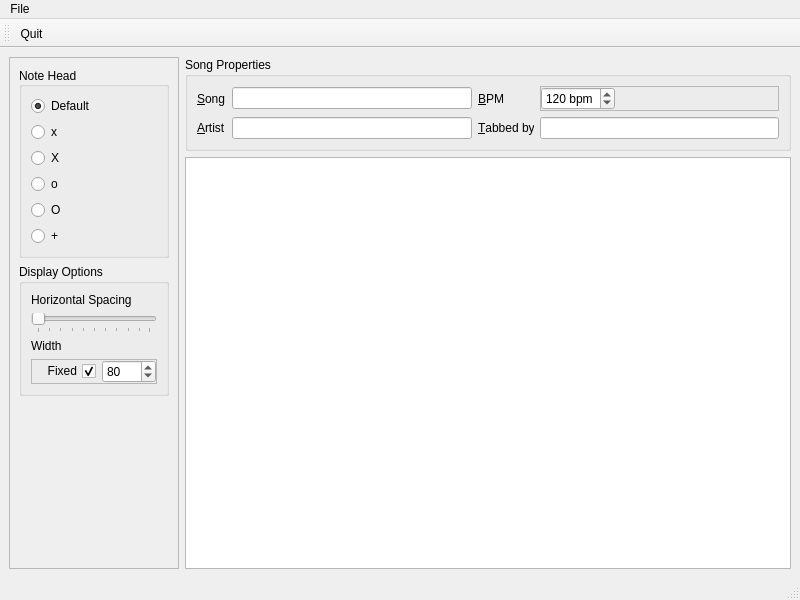
<?xml version="1.0" encoding="UTF-8"?>
<ui version="4.0">
 <class>DrumBurpWindow</class>
 <widget class="QMainWindow" name="DrumBurpWindow">
  <property name="geometry">
   <rect>
    <x>0</x>
    <y>0</y>
    <width>800</width>
    <height>600</height>
   </rect>
  </property>
  <property name="windowTitle">
   <string>DrumBurp</string>
  </property>
  <property name="animated">
   <bool>true</bool>
  </property>
  <widget class="QWidget" name="centralwidget">
   <layout class="QGridLayout" name="gridLayout_2">
    <item row="0" column="0" rowspan="2">
     <widget class="QFrame" name="frame">
      <property name="frameShape">
       <enum>QFrame::StyledPanel</enum>
      </property>
      <property name="frameShadow">
       <enum>QFrame::Raised</enum>
      </property>
      <layout class="QVBoxLayout" name="verticalLayout_2">
       <item>
        <widget class="QGroupBox" name="groupBox">
         <property name="layoutDirection">
          <enum>Qt::LeftToRight</enum>
         </property>
         <property name="title">
          <string>Note Head</string>
         </property>
         <property name="alignment">
          <set>Qt::AlignLeading|Qt::AlignLeft|Qt::AlignVCenter</set>
         </property>
         <layout class="QVBoxLayout" name="verticalLayout">
          <item>
           <widget class="RadioButtonTeller" name="RadioButtonTeller">
            <property name="text">
             <string>Default</string>
            </property>
            <property name="checked">
             <bool>true</bool>
            </property>
           </widget>
          </item>
          <item>
           <widget class="RadioButtonTeller" name="RadioButtonTeller_2">
            <property name="text">
             <string>x</string>
            </property>
            <property name="buttonValue" stdset="0">
             <string>x</string>
            </property>
           </widget>
          </item>
          <item>
           <widget class="RadioButtonTeller" name="RadioButtonTeller_3">
            <property name="text">
             <string>X</string>
            </property>
            <property name="buttonValue" stdset="0">
             <string>X</string>
            </property>
           </widget>
          </item>
          <item>
           <widget class="RadioButtonTeller" name="RadioButtonTeller_4">
            <property name="text">
             <string>o</string>
            </property>
            <property name="buttonValue" stdset="0">
             <string>o</string>
            </property>
           </widget>
          </item>
          <item>
           <widget class="RadioButtonTeller" name="RadioButtonTeller_5">
            <property name="text">
             <string>O</string>
            </property>
            <property name="buttonValue" stdset="0">
             <string>O</string>
            </property>
           </widget>
          </item>
          <item>
           <widget class="RadioButtonTeller" name="RadioButtonTeller_6">
            <property name="text">
             <string>+</string>
            </property>
            <property name="buttonValue" stdset="0">
             <string>+</string>
            </property>
           </widget>
          </item>
         </layout>
        </widget>
       </item>
       <item>
        <widget class="QGroupBox" name="groupBox_3">
         <property name="title">
          <string>Display Options</string>
         </property>
         <layout class="QVBoxLayout" name="verticalLayout_3">
          <item>
           <widget class="QLabel" name="label_5">
            <property name="text">
             <string>Horizontal Spacing</string>
            </property>
            <property name="wordWrap">
             <bool>true</bool>
            </property>
            <property name="buddy">
             <cstring>spaceSlider</cstring>
            </property>
           </widget>
          </item>
          <item>
           <widget class="QSlider" name="spaceSlider">
            <property name="sizePolicy">
             <sizepolicy hsizetype="Minimum" vsizetype="Fixed">
              <horstretch>0</horstretch>
              <verstretch>0</verstretch>
             </sizepolicy>
            </property>
            <property name="value">
             <number>0</number>
            </property>
            <property name="orientation">
             <enum>Qt::Horizontal</enum>
            </property>
            <property name="tickPosition">
             <enum>QSlider::TicksBelow</enum>
            </property>
           </widget>
          </item>
          <item>
           <widget class="QLabel" name="label_6">
            <property name="text">
             <string>Width</string>
            </property>
           </widget>
          </item>
          <item>
           <widget class="QFrame" name="frame_3">
            <property name="frameShape">
             <enum>QFrame::StyledPanel</enum>
            </property>
            <property name="frameShadow">
             <enum>QFrame::Raised</enum>
            </property>
            <layout class="QHBoxLayout" name="horizontalLayout_2">
             <property name="topMargin">
              <number>0</number>
             </property>
             <property name="rightMargin">
              <number>0</number>
             </property>
             <property name="bottomMargin">
              <number>0</number>
             </property>
             <item>
              <widget class="QCheckBox" name="checkBox">
               <property name="layoutDirection">
                <enum>Qt::RightToLeft</enum>
               </property>
               <property name="text">
                <string>Fixed</string>
               </property>
               <property name="checked">
                <bool>true</bool>
               </property>
              </widget>
             </item>
             <item>
              <widget class="QSpinBox" name="widthSpinBox">
               <property name="minimum">
                <number>10</number>
               </property>
               <property name="maximum">
                <number>1000</number>
               </property>
               <property name="value">
                <number>80</number>
               </property>
              </widget>
             </item>
            </layout>
           </widget>
          </item>
         </layout>
        </widget>
       </item>
       <item>
        <spacer name="verticalSpacer_2">
         <property name="orientation">
          <enum>Qt::Vertical</enum>
         </property>
         <property name="sizeHint" stdset="0">
          <size>
           <width>20</width>
           <height>40</height>
          </size>
         </property>
        </spacer>
       </item>
      </layout>
     </widget>
    </item>
    <item row="0" column="1">
     <widget class="QGroupBox" name="groupBox_2">
      <property name="title">
       <string>Song Properties</string>
      </property>
      <layout class="QGridLayout" name="gridLayout">
       <item row="0" column="0">
        <widget class="QLabel" name="label">
         <property name="text">
          <string>&amp;Song</string>
         </property>
         <property name="buddy">
          <cstring>lineEdit</cstring>
         </property>
        </widget>
       </item>
       <item row="0" column="1">
        <widget class="QLineEdit" name="lineEdit"/>
       </item>
       <item row="0" column="2">
        <widget class="QLabel" name="label_3">
         <property name="text">
          <string>&amp;BPM</string>
         </property>
         <property name="buddy">
          <cstring>spinBox</cstring>
         </property>
        </widget>
       </item>
       <item row="1" column="0">
        <widget class="QLabel" name="label_2">
         <property name="text">
          <string>&amp;Artist</string>
         </property>
         <property name="buddy">
          <cstring>lineEdit_2</cstring>
         </property>
        </widget>
       </item>
       <item row="1" column="1">
        <widget class="QLineEdit" name="lineEdit_2"/>
       </item>
       <item row="1" column="2">
        <widget class="QLabel" name="label_4">
         <property name="text">
          <string>&amp;Tabbed by</string>
         </property>
         <property name="textInteractionFlags">
          <set>Qt::NoTextInteraction</set>
         </property>
         <property name="buddy">
          <cstring>lineEdit_3</cstring>
         </property>
        </widget>
       </item>
       <item row="1" column="3">
        <widget class="QLineEdit" name="lineEdit_3"/>
       </item>
       <item row="0" column="3">
        <widget class="QFrame" name="frame_2">
         <property name="frameShape">
          <enum>QFrame::StyledPanel</enum>
         </property>
         <property name="frameShadow">
          <enum>QFrame::Raised</enum>
         </property>
         <layout class="QHBoxLayout" name="horizontalLayout">
          <property name="margin">
           <number>0</number>
          </property>
          <item>
           <widget class="QSpinBox" name="spinBox">
            <property name="suffix">
             <string> bpm</string>
            </property>
            <property name="maximum">
             <number>300</number>
            </property>
            <property name="value">
             <number>120</number>
            </property>
           </widget>
          </item>
          <item>
           <spacer name="horizontalSpacer">
            <property name="orientation">
             <enum>Qt::Horizontal</enum>
            </property>
            <property name="sizeHint" stdset="0">
             <size>
              <width>154</width>
              <height>0</height>
             </size>
            </property>
           </spacer>
          </item>
         </layout>
        </widget>
       </item>
      </layout>
     </widget>
    </item>
    <item row="1" column="1">
     <widget class="ScoreTable" name="scoreView">
      <property name="font">
       <font>
        <family>Tahoma</family>
        <weight>50</weight>
        <bold>false</bold>
       </font>
      </property>
      <property name="contextMenuPolicy">
       <enum>Qt::NoContextMenu</enum>
      </property>
      <property name="editTriggers">
       <set>QAbstractItemView::NoEditTriggers</set>
      </property>
      <property name="tabKeyNavigation">
       <bool>false</bool>
      </property>
      <property name="showDropIndicator" stdset="0">
       <bool>false</bool>
      </property>
      <property name="dragDropOverwriteMode">
       <bool>false</bool>
      </property>
      <property name="dragDropMode">
       <enum>QAbstractItemView::DropOnly</enum>
      </property>
      <property name="selectionMode">
       <enum>QAbstractItemView::NoSelection</enum>
      </property>
      <property name="textElideMode">
       <enum>Qt::ElideMiddle</enum>
      </property>
      <property name="showGrid">
       <bool>false</bool>
      </property>
      <property name="gridStyle">
       <enum>Qt::NoPen</enum>
      </property>
      <property name="wordWrap">
       <bool>false</bool>
      </property>
      <property name="cornerButtonEnabled">
       <bool>false</bool>
      </property>
      <attribute name="horizontalHeaderVisible">
       <bool>false</bool>
      </attribute>
      <attribute name="horizontalHeaderDefaultSectionSize">
       <number>0</number>
      </attribute>
      <attribute name="horizontalHeaderHighlightSections">
       <bool>false</bool>
      </attribute>
      <attribute name="horizontalHeaderMinimumSectionSize">
       <number>0</number>
      </attribute>
      <attribute name="verticalHeaderDefaultSectionSize">
       <number>0</number>
      </attribute>
      <attribute name="verticalHeaderHighlightSections">
       <bool>false</bool>
      </attribute>
      <attribute name="verticalHeaderMinimumSectionSize">
       <number>0</number>
      </attribute>
      <attribute name="verticalHeaderDefaultSectionSize">
       <number>0</number>
      </attribute>
      <attribute name="horizontalHeaderVisible">
       <bool>false</bool>
      </attribute>
      <attribute name="horizontalHeaderMinimumSectionSize">
       <number>0</number>
      </attribute>
      <attribute name="verticalHeaderMinimumSectionSize">
       <number>0</number>
      </attribute>
      <attribute name="horizontalHeaderHighlightSections">
       <bool>false</bool>
      </attribute>
      <attribute name="verticalHeaderHighlightSections">
       <bool>false</bool>
      </attribute>
      <attribute name="horizontalHeaderDefaultSectionSize">
       <number>0</number>
      </attribute>
     </widget>
    </item>
   </layout>
  </widget>
  <widget class="QMenuBar" name="menubar">
   <property name="geometry">
    <rect>
     <x>0</x>
     <y>0</y>
     <width>800</width>
     <height>21</height>
    </rect>
   </property>
   <widget class="QMenu" name="menuFile">
    <property name="title">
     <string>File</string>
    </property>
    <addaction name="actionNew"/>
    <addaction name="actionLoad"/>
    <addaction name="actionSave"/>
    <addaction name="actionSave_As"/>
    <addaction name="separator"/>
    <addaction name="actionExport_ASCII"/>
    <addaction name="separator"/>
    <addaction name="actionQuit"/>
   </widget>
   <addaction name="menuFile"/>
  </widget>
  <widget class="QStatusBar" name="statusbar"/>
  <widget class="QToolBar" name="toolBar">
   <property name="windowTitle">
    <string>toolBar</string>
   </property>
   <attribute name="toolBarArea">
    <enum>TopToolBarArea</enum>
   </attribute>
   <attribute name="toolBarBreak">
    <bool>false</bool>
   </attribute>
   <addaction name="actionQuit"/>
  </widget>
  <action name="actionQuit">
   <property name="text">
    <string>Quit</string>
   </property>
   <property name="toolTip">
    <string>Quit DrumBurp</string>
   </property>
  </action>
  <action name="actionNew">
   <property name="text">
    <string>New</string>
   </property>
  </action>
  <action name="actionLoad">
   <property name="text">
    <string>Load</string>
   </property>
  </action>
  <action name="actionSave">
   <property name="text">
    <string>Save</string>
   </property>
  </action>
  <action name="actionSave_As">
   <property name="text">
    <string>Save As</string>
   </property>
  </action>
  <action name="actionExport_ASCII">
   <property name="text">
    <string>Export ASCII</string>
   </property>
  </action>
 </widget>
 <customwidgets>
  <customwidget>
   <class>RadioButtonTeller</class>
   <extends>QRadioButton</extends>
   <header>Widgets.RadioButtonTeller_plugin</header>
  </customwidget>
  <customwidget>
   <class>ScoreTable</class>
   <extends>QTableView</extends>
   <header>Widgets.ScoreTable_plugin</header>
  </customwidget>
 </customwidgets>
 <tabstops>
  <tabstop>RadioButtonTeller</tabstop>
  <tabstop>RadioButtonTeller_2</tabstop>
  <tabstop>RadioButtonTeller_3</tabstop>
  <tabstop>RadioButtonTeller_4</tabstop>
  <tabstop>RadioButtonTeller_5</tabstop>
  <tabstop>RadioButtonTeller_6</tabstop>
  <tabstop>lineEdit</tabstop>
  <tabstop>lineEdit_2</tabstop>
  <tabstop>spinBox</tabstop>
  <tabstop>lineEdit_3</tabstop>
  <tabstop>scoreView</tabstop>
 </tabstops>
 <resources/>
 <connections>
  <connection>
   <sender>spaceSlider</sender>
   <signal>valueChanged(int)</signal>
   <receiver>scoreView</receiver>
   <slot>spacingChanged(int)</slot>
   <hints>
    <hint type="sourcelabel">
     <x>136</x>
     <y>299</y>
    </hint>
    <hint type="destinationlabel">
     <x>287</x>
     <y>298</y>
    </hint>
   </hints>
  </connection>
  <connection>
   <sender>RadioButtonTeller</sender>
   <signal>emitValue(QString)</signal>
   <receiver>scoreView</receiver>
   <slot>setNoteHead(QString)</slot>
   <hints>
    <hint type="sourcelabel">
     <x>136</x>
     <y>102</y>
    </hint>
    <hint type="destinationlabel">
     <x>239</x>
     <y>170</y>
    </hint>
   </hints>
  </connection>
  <connection>
   <sender>RadioButtonTeller_2</sender>
   <signal>emitValue(QString)</signal>
   <receiver>scoreView</receiver>
   <slot>setNoteHead(QString)</slot>
   <hints>
    <hint type="sourcelabel">
     <x>136</x>
     <y>125</y>
    </hint>
    <hint type="destinationlabel">
     <x>262</x>
     <y>191</y>
    </hint>
   </hints>
  </connection>
  <connection>
   <sender>RadioButtonTeller_3</sender>
   <signal>emitValue(QString)</signal>
   <receiver>scoreView</receiver>
   <slot>setNoteHead(QString)</slot>
   <hints>
    <hint type="sourcelabel">
     <x>136</x>
     <y>148</y>
    </hint>
    <hint type="destinationlabel">
     <x>268</x>
     <y>158</y>
    </hint>
   </hints>
  </connection>
  <connection>
   <sender>RadioButtonTeller_4</sender>
   <signal>emitValue(QString)</signal>
   <receiver>scoreView</receiver>
   <slot>setNoteHead(QString)</slot>
   <hints>
    <hint type="sourcelabel">
     <x>136</x>
     <y>171</y>
    </hint>
    <hint type="destinationlabel">
     <x>254</x>
     <y>192</y>
    </hint>
   </hints>
  </connection>
  <connection>
   <sender>RadioButtonTeller_5</sender>
   <signal>emitValue(QString)</signal>
   <receiver>scoreView</receiver>
   <slot>setNoteHead(QString)</slot>
   <hints>
    <hint type="sourcelabel">
     <x>136</x>
     <y>194</y>
    </hint>
    <hint type="destinationlabel">
     <x>258</x>
     <y>187</y>
    </hint>
   </hints>
  </connection>
  <connection>
   <sender>RadioButtonTeller_6</sender>
   <signal>emitValue(QString)</signal>
   <receiver>scoreView</receiver>
   <slot>setNoteHead(QString)</slot>
   <hints>
    <hint type="sourcelabel">
     <x>136</x>
     <y>217</y>
    </hint>
    <hint type="destinationlabel">
     <x>268</x>
     <y>212</y>
    </hint>
   </hints>
  </connection>
  <connection>
   <sender>checkBox</sender>
   <signal>clicked(bool)</signal>
   <receiver>widthSpinBox</receiver>
   <slot>setEnabled(bool)</slot>
   <hints>
    <hint type="sourcelabel">
     <x>74</x>
     <y>336</y>
    </hint>
    <hint type="destinationlabel">
     <x>110</x>
     <y>334</y>
    </hint>
   </hints>
  </connection>
  <connection>
   <sender>widthSpinBox</sender>
   <signal>valueChanged(int)</signal>
   <receiver>scoreView</receiver>
   <slot>setWidth(int)</slot>
   <hints>
    <hint type="sourcelabel">
     <x>120</x>
     <y>341</y>
    </hint>
    <hint type="destinationlabel">
     <x>171</x>
     <y>347</y>
    </hint>
   </hints>
  </connection>
  <connection>
   <sender>checkBox</sender>
   <signal>clicked(bool)</signal>
   <receiver>scoreView</receiver>
   <slot>setFixedWidth(bool)</slot>
   <hints>
    <hint type="sourcelabel">
     <x>63</x>
     <y>335</y>
    </hint>
    <hint type="destinationlabel">
     <x>476</x>
     <y>355</y>
    </hint>
   </hints>
  </connection>
 </connections>
</ui>
